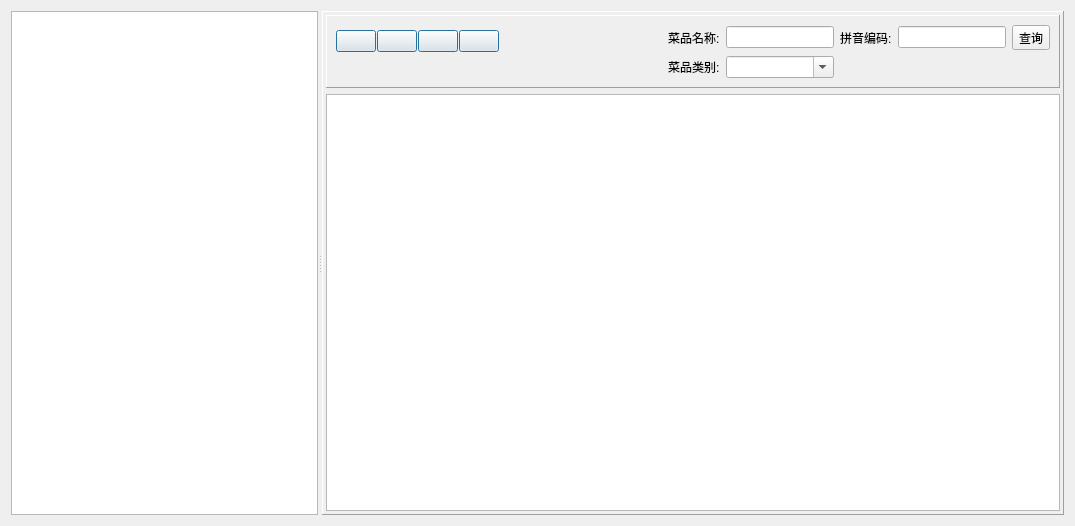
<?xml version="1.0" encoding="UTF-8"?>
<ui version="4.0">
 <class>DishesForm</class>
 <widget class="QWidget" name="DishesForm">
  <property name="geometry">
   <rect>
    <x>0</x>
    <y>0</y>
    <width>1075</width>
    <height>526</height>
   </rect>
  </property>
  <property name="windowTitle">
   <string>Form</string>
  </property>
  <layout class="QVBoxLayout" name="verticalLayout">
   <item>
    <widget class="QSplitter" name="splitter">
     <property name="orientation">
      <enum>Qt::Horizontal</enum>
     </property>
     <widget class="QTreeView" name="treeView">
      <property name="sizePolicy">
       <sizepolicy hsizetype="Fixed" vsizetype="Expanding">
        <horstretch>0</horstretch>
        <verstretch>0</verstretch>
       </sizepolicy>
      </property>
      <property name="editTriggers">
       <set>QAbstractItemView::NoEditTriggers</set>
      </property>
      <property name="selectionMode">
       <enum>QAbstractItemView::SingleSelection</enum>
      </property>
      <attribute name="headerHighlightSections">
       <bool>false</bool>
      </attribute>
     </widget>
     <widget class="QFrame" name="frame">
      <property name="frameShape">
       <enum>QFrame::Panel</enum>
      </property>
      <property name="frameShadow">
       <enum>QFrame::Raised</enum>
      </property>
      <layout class="QGridLayout" name="gridLayout_3">
       <property name="margin">
        <number>3</number>
       </property>
       <item row="0" column="0">
        <widget class="QFrame" name="frame_2">
         <property name="sizePolicy">
          <sizepolicy hsizetype="Preferred" vsizetype="Fixed">
           <horstretch>0</horstretch>
           <verstretch>0</verstretch>
          </sizepolicy>
         </property>
         <property name="frameShape">
          <enum>QFrame::Panel</enum>
         </property>
         <property name="frameShadow">
          <enum>QFrame::Raised</enum>
         </property>
         <layout class="QGridLayout" name="gridLayout_2">
          <item row="0" column="4">
           <layout class="QGridLayout" name="gridLayout">
            <property name="spacing">
             <number>1</number>
            </property>
            <item row="0" column="3">
             <widget class="QPushButton" name="cancelButton">
              <property name="sizePolicy">
               <sizepolicy hsizetype="Fixed" vsizetype="Fixed">
                <horstretch>0</horstretch>
                <verstretch>0</verstretch>
               </sizepolicy>
              </property>
              <property name="toolTip">
               <string>Exit</string>
              </property>
              <property name="text">
               <string/>
              </property>
              <property name="icon">
               <iconset>
                <normaloff>:/image/cancel.png</normaloff>:/image/cancel.png</iconset>
              </property>
              <property name="iconSize">
               <size>
                <width>24</width>
                <height>24</height>
               </size>
              </property>
              <property name="default">
               <bool>true</bool>
              </property>
              <property name="flat">
               <bool>false</bool>
              </property>
             </widget>
            </item>
            <item row="0" column="2">
             <widget class="QPushButton" name="delButton">
              <property name="sizePolicy">
               <sizepolicy hsizetype="Fixed" vsizetype="Fixed">
                <horstretch>0</horstretch>
                <verstretch>0</verstretch>
               </sizepolicy>
              </property>
              <property name="toolTip">
               <string>Del</string>
              </property>
              <property name="text">
               <string/>
              </property>
              <property name="icon">
               <iconset>
                <normaloff>:/image/cross_48.png</normaloff>:/image/cross_48.png</iconset>
              </property>
              <property name="iconSize">
               <size>
                <width>24</width>
                <height>24</height>
               </size>
              </property>
              <property name="autoDefault">
               <bool>true</bool>
              </property>
              <property name="default">
               <bool>true</bool>
              </property>
              <property name="flat">
               <bool>false</bool>
              </property>
             </widget>
            </item>
            <item row="0" column="0">
             <widget class="QPushButton" name="newButton">
              <property name="sizePolicy">
               <sizepolicy hsizetype="Fixed" vsizetype="Fixed">
                <horstretch>0</horstretch>
                <verstretch>0</verstretch>
               </sizepolicy>
              </property>
              <property name="toolTip">
               <string>New</string>
              </property>
              <property name="text">
               <string/>
              </property>
              <property name="icon">
               <iconset>
                <normaloff>:/image/Add.png</normaloff>:/image/Add.png</iconset>
              </property>
              <property name="iconSize">
               <size>
                <width>24</width>
                <height>24</height>
               </size>
              </property>
              <property name="autoRepeat">
               <bool>false</bool>
              </property>
              <property name="autoExclusive">
               <bool>false</bool>
              </property>
              <property name="default">
               <bool>true</bool>
              </property>
              <property name="flat">
               <bool>false</bool>
              </property>
             </widget>
            </item>
            <item row="0" column="1">
             <widget class="QPushButton" name="editButton">
              <property name="sizePolicy">
               <sizepolicy hsizetype="Fixed" vsizetype="Fixed">
                <horstretch>0</horstretch>
                <verstretch>0</verstretch>
               </sizepolicy>
              </property>
              <property name="toolTip">
               <string>Edit</string>
              </property>
              <property name="text">
               <string/>
              </property>
              <property name="icon">
               <iconset>
                <normaloff>:/image/edit.png</normaloff>:/image/edit.png</iconset>
              </property>
              <property name="iconSize">
               <size>
                <width>24</width>
                <height>24</height>
               </size>
              </property>
              <property name="autoDefault">
               <bool>true</bool>
              </property>
              <property name="default">
               <bool>true</bool>
              </property>
             </widget>
            </item>
            <item row="1" column="0">
             <widget class="QLabel" name="label_4">
              <property name="sizePolicy">
               <sizepolicy hsizetype="Fixed" vsizetype="Fixed">
                <horstretch>0</horstretch>
                <verstretch>0</verstretch>
               </sizepolicy>
              </property>
              <property name="text">
               <string/>
              </property>
             </widget>
            </item>
           </layout>
          </item>
          <item row="0" column="5">
           <layout class="QGridLayout" name="gridLayout_4">
            <item row="0" column="2">
             <widget class="QLineEdit" name="nameEdit">
              <property name="sizePolicy">
               <sizepolicy hsizetype="Fixed" vsizetype="Fixed">
                <horstretch>0</horstretch>
                <verstretch>0</verstretch>
               </sizepolicy>
              </property>
             </widget>
            </item>
            <item row="0" column="4">
             <widget class="QLineEdit" name="pinyinEdit">
              <property name="sizePolicy">
               <sizepolicy hsizetype="Fixed" vsizetype="Fixed">
                <horstretch>0</horstretch>
                <verstretch>0</verstretch>
               </sizepolicy>
              </property>
             </widget>
            </item>
            <item row="0" column="0">
             <spacer name="horizontalSpacer">
              <property name="orientation">
               <enum>Qt::Horizontal</enum>
              </property>
              <property name="sizeHint" stdset="0">
               <size>
                <width>40</width>
                <height>20</height>
               </size>
              </property>
             </spacer>
            </item>
            <item row="0" column="3">
             <widget class="QLabel" name="labelPinyin">
              <property name="sizePolicy">
               <sizepolicy hsizetype="Fixed" vsizetype="Preferred">
                <horstretch>0</horstretch>
                <verstretch>0</verstretch>
               </sizepolicy>
              </property>
              <property name="text">
               <string>拼音编码:</string>
              </property>
             </widget>
            </item>
            <item row="0" column="5">
             <widget class="QToolButton" name="queryButton">
              <property name="text">
               <string>查询</string>
              </property>
              <property name="icon">
               <iconset>
                <normaloff>:/image/search_48.png</normaloff>:/image/search_48.png</iconset>
              </property>
              <property name="iconSize">
               <size>
                <width>24</width>
                <height>24</height>
               </size>
              </property>
              <property name="toolButtonStyle">
               <enum>Qt::ToolButtonTextBesideIcon</enum>
              </property>
             </widget>
            </item>
            <item row="1" column="2">
             <widget class="QComboBox" name="typeComboBox">
              <property name="editable">
               <bool>true</bool>
              </property>
             </widget>
            </item>
            <item row="0" column="1">
             <widget class="QLabel" name="labelName">
              <property name="sizePolicy">
               <sizepolicy hsizetype="Fixed" vsizetype="Preferred">
                <horstretch>0</horstretch>
                <verstretch>0</verstretch>
               </sizepolicy>
              </property>
              <property name="text">
               <string>菜品名称:</string>
              </property>
             </widget>
            </item>
            <item row="1" column="1">
             <widget class="QLabel" name="labelType">
              <property name="text">
               <string>菜品类别:</string>
              </property>
             </widget>
            </item>
           </layout>
          </item>
         </layout>
        </widget>
       </item>
       <item row="1" column="0">
        <widget class="QTableView" name="tableView">
         <property name="editTriggers">
          <set>QAbstractItemView::NoEditTriggers</set>
         </property>
        </widget>
       </item>
      </layout>
     </widget>
    </widget>
   </item>
  </layout>
 </widget>
 <resources/>
 <connections/>
</ui>
